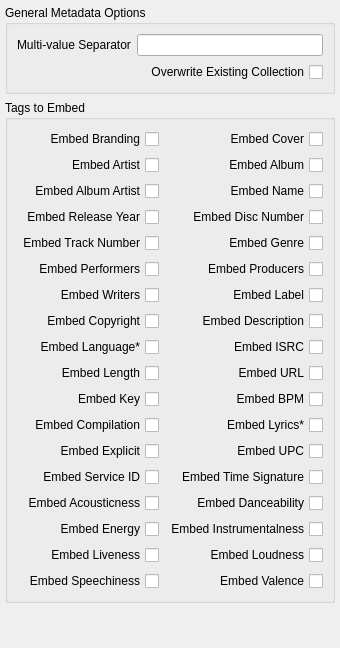
<widget class="QWidget" name="scroll_content_audio_metadata"><layout class="QVBoxLayout" name="layout_scroll_audio_metadata"><property name="leftMargin"><number>5</number></property><property name="topMargin"><number>5</number></property><property name="rightMargin"><number>5</number></property><property name="bottomMargin"><number>5</number></property><item><widget class="QGroupBox" name="gb_meta_gen"><property name="title"><string>General Metadata Options</string></property><layout class="QFormLayout" name="form_meta_gen"><item row="0" column="0"><widget class="QLabel" name="lbl_row_metadata_separator"><property name="text"><string>Multi-value Separator</string></property></widget></item><item row="0" column="1"><widget class="QLineEdit" name="metadata_separator" />
                     </item><item row="1" column="1"><widget class="QCheckBox" name="overwrite_existing_metadata">
                       <property name="layoutDirection">
                        <enum>Qt::RightToLeft</enum>
                       </property>
                       <property name="text">
                        <string>Overwrite Existing Collection</string>
                       </property>
                      </widget>
                     </item></layout></widget></item><item><widget class="QGroupBox" name="gb_meta_tags"><property name="title"><string>Tags to Embed</string></property><layout class="QGridLayout" name="grid_meta_tags"><item row="0" column="0"><widget class="QCheckBox" name="embed_branding">
                       <property name="layoutDirection">
                        <enum>Qt::RightToLeft</enum>
                       </property>
                       <property name="text">
                        <string>Embed Branding</string>
                       </property>
                      </widget>
                     </item><item row="0" column="1"><widget class="QCheckBox" name="embed_cover">
                       <property name="layoutDirection">
                        <enum>Qt::RightToLeft</enum>
                       </property>
                       <property name="text">
                        <string>Embed Cover</string>
                       </property>
                      </widget>
                     </item><item row="1" column="0"><widget class="QCheckBox" name="embed_artist">
                       <property name="layoutDirection">
                        <enum>Qt::RightToLeft</enum>
                       </property>
                       <property name="text">
                        <string>Embed Artist</string>
                       </property>
                      </widget>
                     </item><item row="1" column="1"><widget class="QCheckBox" name="embed_album">
                       <property name="layoutDirection">
                        <enum>Qt::RightToLeft</enum>
                       </property>
                       <property name="text">
                        <string>Embed Album</string>
                       </property>
                      </widget>
                     </item><item row="2" column="0"><widget class="QCheckBox" name="embed_albumartist">
                       <property name="layoutDirection">
                        <enum>Qt::RightToLeft</enum>
                       </property>
                       <property name="text">
                        <string>Embed Album Artist</string>
                       </property>
                      </widget>
                     </item><item row="2" column="1"><widget class="QCheckBox" name="embed_name">
                       <property name="layoutDirection">
                        <enum>Qt::RightToLeft</enum>
                       </property>
                       <property name="text">
                        <string>Embed Name</string>
                       </property>
                      </widget>
                     </item><item row="3" column="0"><widget class="QCheckBox" name="embed_year">
                       <property name="layoutDirection">
                        <enum>Qt::RightToLeft</enum>
                       </property>
                       <property name="text">
                        <string>Embed Release Year</string>
                       </property>
                      </widget>
                     </item><item row="3" column="1"><widget class="QCheckBox" name="embed_discnumber">
                       <property name="layoutDirection">
                        <enum>Qt::RightToLeft</enum>
                       </property>
                       <property name="text">
                        <string>Embed Disc Number</string>
                       </property>
                      </widget>
                     </item><item row="4" column="0"><widget class="QCheckBox" name="embed_tracknumber">
                       <property name="layoutDirection">
                        <enum>Qt::RightToLeft</enum>
                       </property>
                       <property name="text">
                        <string>Embed Track Number</string>
                       </property>
                      </widget>
                     </item><item row="4" column="1"><widget class="QCheckBox" name="embed_genre">
                       <property name="layoutDirection">
                        <enum>Qt::RightToLeft</enum>
                       </property>
                       <property name="text">
                        <string>Embed Genre</string>
                       </property>
                      </widget>
                     </item><item row="5" column="0"><widget class="QCheckBox" name="embed_performers">
                       <property name="layoutDirection">
                        <enum>Qt::RightToLeft</enum>
                       </property>
                       <property name="text">
                        <string>Embed Performers</string>
                       </property>
                      </widget>
                     </item><item row="5" column="1"><widget class="QCheckBox" name="embed_producers">
                       <property name="layoutDirection">
                        <enum>Qt::RightToLeft</enum>
                       </property>
                       <property name="text">
                        <string>Embed Producers</string>
                       </property>
                      </widget>
                     </item><item row="6" column="0"><widget class="QCheckBox" name="embed_writers">
                       <property name="layoutDirection">
                        <enum>Qt::RightToLeft</enum>
                       </property>
                       <property name="text">
                        <string>Embed Writers</string>
                       </property>
                      </widget>
                     </item><item row="6" column="1"><widget class="QCheckBox" name="embed_label">
                       <property name="layoutDirection">
                        <enum>Qt::RightToLeft</enum>
                       </property>
                       <property name="text">
                        <string>Embed Label</string>
                       </property>
                      </widget>
                     </item><item row="7" column="0"><widget class="QCheckBox" name="embed_copyright">
                       <property name="layoutDirection">
                        <enum>Qt::RightToLeft</enum>
                       </property>
                       <property name="text">
                        <string>Embed Copyright</string>
                       </property>
                      </widget>
                     </item><item row="7" column="1"><widget class="QCheckBox" name="embed_description">
                       <property name="layoutDirection">
                        <enum>Qt::RightToLeft</enum>
                       </property>
                       <property name="text">
                        <string>Embed Description</string>
                       </property>
                      </widget>
                     </item><item row="8" column="0"><widget class="QCheckBox" name="embed_language">
                       <property name="toolTip">
                        <string>This feature requires a premium account.</string>
                       </property>
                       <property name="layoutDirection">
                        <enum>Qt::RightToLeft</enum>
                       </property>
                       <property name="text">
                        <string>Embed Language*</string>
                       </property>
                      </widget>
                     </item><item row="8" column="1"><widget class="QCheckBox" name="embed_isrc">
                       <property name="layoutDirection">
                        <enum>Qt::RightToLeft</enum>
                       </property>
                       <property name="text">
                        <string>Embed ISRC</string>
                       </property>
                      </widget>
                     </item><item row="9" column="0"><widget class="QCheckBox" name="embed_length">
                       <property name="layoutDirection">
                        <enum>Qt::RightToLeft</enum>
                       </property>
                       <property name="text">
                        <string>Embed Length</string>
                       </property>
                      </widget>
                     </item><item row="9" column="1"><widget class="QCheckBox" name="embed_url">
                       <property name="layoutDirection">
                        <enum>Qt::RightToLeft</enum>
                       </property>
                       <property name="text">
                        <string>Embed URL</string>
                       </property>
                      </widget>
                     </item><item row="10" column="0"><widget class="QCheckBox" name="embed_key">
                       <property name="layoutDirection">
                        <enum>Qt::RightToLeft</enum>
                       </property>
                       <property name="text">
                        <string>Embed Key</string>
                       </property>
                      </widget>
                     </item><item row="10" column="1"><widget class="QCheckBox" name="embed_bpm">
                       <property name="layoutDirection">
                        <enum>Qt::RightToLeft</enum>
                       </property>
                       <property name="text">
                        <string>Embed BPM</string>
                       </property>
                      </widget>
                     </item><item row="11" column="0"><widget class="QCheckBox" name="embed_compilation">
                       <property name="layoutDirection">
                        <enum>Qt::RightToLeft</enum>
                       </property>
                       <property name="text">
                        <string>Embed Compilation</string>
                       </property>
                      </widget>
                     </item><item row="11" column="1"><widget class="QCheckBox" name="embed_lyrics">
                       <property name="toolTip">
                        <string>This feature requires a premium account.</string>
                       </property>
                       <property name="layoutDirection">
                        <enum>Qt::RightToLeft</enum>
                       </property>
                       <property name="text">
                        <string>Embed Lyrics*</string>
                       </property>
                      </widget>
                     </item><item row="12" column="0"><widget class="QCheckBox" name="embed_explicit">
                       <property name="layoutDirection">
                        <enum>Qt::RightToLeft</enum>
                       </property>
                       <property name="text">
                        <string>Embed Explicit</string>
                       </property>
                      </widget>
                     </item><item row="12" column="1"><widget class="QCheckBox" name="embed_upc">
                       <property name="layoutDirection">
                        <enum>Qt::RightToLeft</enum>
                       </property>
                       <property name="text">
                        <string>Embed UPC</string>
                       </property>
                      </widget>
                     </item><item row="13" column="0"><widget class="QCheckBox" name="embed_service_id">
                       <property name="layoutDirection">
                        <enum>Qt::RightToLeft</enum>
                       </property>
                       <property name="text">
                        <string>Embed Service ID</string>
                       </property>
                      </widget>
                     </item><item row="13" column="1"><widget class="QCheckBox" name="embed_timesignature">
                       <property name="layoutDirection">
                        <enum>Qt::RightToLeft</enum>
                       </property>
                       <property name="text">
                        <string>Embed Time Signature</string>
                       </property>
                      </widget>
                     </item><item row="14" column="0"><widget class="QCheckBox" name="embed_acousticness">
                       <property name="layoutDirection">
                        <enum>Qt::RightToLeft</enum>
                       </property>
                       <property name="text">
                        <string>Embed Acousticness</string>
                       </property>
                      </widget>
                     </item><item row="14" column="1"><widget class="QCheckBox" name="embed_danceability">
                       <property name="layoutDirection">
                        <enum>Qt::RightToLeft</enum>
                       </property>
                       <property name="text">
                        <string>Embed Danceability</string>
                       </property>
                      </widget>
                     </item><item row="15" column="0"><widget class="QCheckBox" name="embed_energy">
                       <property name="layoutDirection">
                        <enum>Qt::RightToLeft</enum>
                       </property>
                       <property name="text">
                        <string>Embed Energy</string>
                       </property>
                      </widget>
                     </item><item row="15" column="1"><widget class="QCheckBox" name="embed_instrumentalness">
                       <property name="layoutDirection">
                        <enum>Qt::RightToLeft</enum>
                       </property>
                       <property name="text">
                        <string>Embed Instrumentalness</string>
                       </property>
                      </widget>
                     </item><item row="16" column="0"><widget class="QCheckBox" name="embed_liveness">
                       <property name="layoutDirection">
                        <enum>Qt::RightToLeft</enum>
                       </property>
                       <property name="text">
                        <string>Embed Liveness</string>
                       </property>
                      </widget>
                     </item><item row="16" column="1"><widget class="QCheckBox" name="embed_loudness">
                       <property name="layoutDirection">
                        <enum>Qt::RightToLeft</enum>
                       </property>
                       <property name="text">
                        <string>Embed Loudness</string>
                       </property>
                      </widget>
                     </item><item row="17" column="0"><widget class="QCheckBox" name="embed_speechiness">
                       <property name="layoutDirection">
                        <enum>Qt::RightToLeft</enum>
                       </property>
                       <property name="text">
                        <string>Embed Speechiness</string>
                       </property>
                      </widget>
                     </item><item row="17" column="1"><widget class="QCheckBox" name="embed_valence">
                       <property name="layoutDirection">
                        <enum>Qt::RightToLeft</enum>
                       </property>
                       <property name="text">
                        <string>Embed Valence</string>
                       </property>
                      </widget>
                     </item></layout></widget></item><item><spacer name="vertical_spacer_layout_scroll_audio_metadata"><property name="orientation"><enum>Qt::Vertical</enum></property><property name="sizeHint" stdset="0"><size><width>20</width><height>40</height></size></property></spacer></item></layout></widget>
